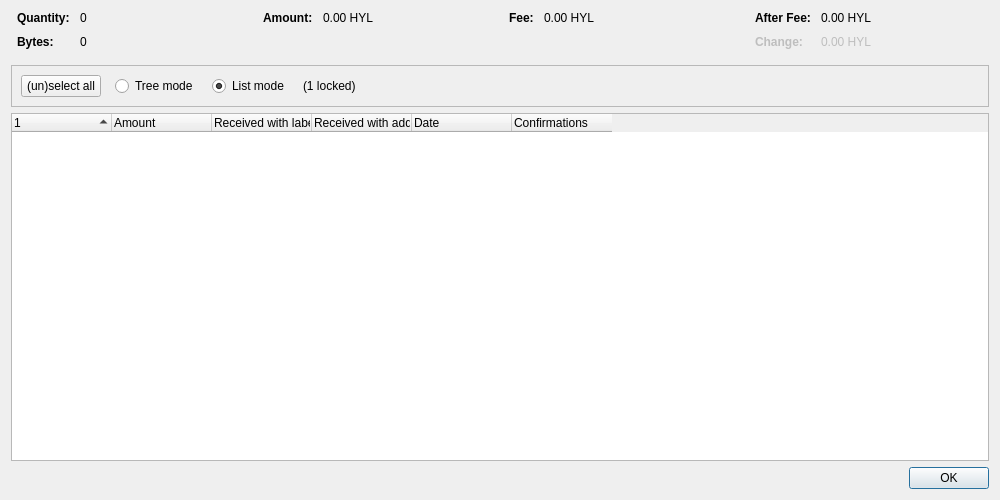
<?xml version="1.0" encoding="UTF-8"?>
<ui version="4.0">
 <class>CoinControlDialog</class>
 <widget class="QDialog" name="CoinControlDialog">
  <property name="geometry">
   <rect>
    <x>0</x>
    <y>0</y>
    <width>1000</width>
    <height>500</height>
   </rect>
  </property>
  <property name="windowTitle">
   <string>Coin Selection</string>
  </property>
  <layout class="QVBoxLayout" name="verticalLayout">
   <item>
    <layout class="QHBoxLayout" name="horizontalLayoutTop" stretch="0,0,0,0">
     <property name="topMargin">
      <number>0</number>
     </property>
     <property name="bottomMargin">
      <number>10</number>
     </property>
     <item>
      <layout class="QFormLayout" name="formLayoutCoinControl1">
       <property name="labelAlignment">
        <set>Qt::AlignLeft|Qt::AlignVCenter</set>
       </property>
       <property name="horizontalSpacing">
        <number>10</number>
       </property>
       <property name="verticalSpacing">
        <number>10</number>
       </property>
       <property name="leftMargin">
        <number>6</number>
       </property>
       <property name="rightMargin">
        <number>6</number>
       </property>
       <item row="0" column="0">
        <widget class="QLabel" name="labelCoinControlQuantityText">
         <property name="font">
          <font>
           <weight>75</weight>
           <bold>true</bold>
          </font>
         </property>
         <property name="text">
          <string>Quantity:</string>
         </property>
        </widget>
       </item>
       <item row="0" column="1">
        <widget class="QLabel" name="labelCoinControlQuantity">
         <property name="cursor">
          <cursorShape>IBeamCursor</cursorShape>
         </property>
         <property name="contextMenuPolicy">
          <enum>Qt::ActionsContextMenu</enum>
         </property>
         <property name="text">
          <string notr="true">0</string>
         </property>
         <property name="textInteractionFlags">
          <set>Qt::LinksAccessibleByMouse|Qt::TextSelectableByKeyboard|Qt::TextSelectableByMouse</set>
         </property>
        </widget>
       </item>
       <item row="1" column="0">
        <widget class="QLabel" name="labelCoinControlBytesText">
         <property name="font">
          <font>
           <weight>75</weight>
           <bold>true</bold>
          </font>
         </property>
         <property name="text">
          <string>Bytes:</string>
         </property>
        </widget>
       </item>
       <item row="1" column="1">
        <widget class="QLabel" name="labelCoinControlBytes">
         <property name="cursor">
          <cursorShape>IBeamCursor</cursorShape>
         </property>
         <property name="contextMenuPolicy">
          <enum>Qt::ActionsContextMenu</enum>
         </property>
         <property name="text">
          <string notr="true">0</string>
         </property>
         <property name="textInteractionFlags">
          <set>Qt::LinksAccessibleByMouse|Qt::TextSelectableByKeyboard|Qt::TextSelectableByMouse</set>
         </property>
        </widget>
       </item>
      </layout>
     </item>
     <item>
      <layout class="QFormLayout" name="formLayoutCoinControl2">
       <property name="horizontalSpacing">
        <number>10</number>
       </property>
       <property name="verticalSpacing">
        <number>10</number>
       </property>
       <property name="leftMargin">
        <number>6</number>
       </property>
       <property name="rightMargin">
        <number>6</number>
       </property>
       <item row="0" column="0">
        <widget class="QLabel" name="labelCoinControlAmountText">
         <property name="font">
          <font>
           <weight>75</weight>
           <bold>true</bold>
          </font>
         </property>
         <property name="text">
          <string>Amount:</string>
         </property>
        </widget>
       </item>
       <item row="0" column="1">
        <widget class="QLabel" name="labelCoinControlAmount">
         <property name="cursor">
          <cursorShape>IBeamCursor</cursorShape>
         </property>
         <property name="contextMenuPolicy">
          <enum>Qt::ActionsContextMenu</enum>
         </property>
         <property name="text">
          <string notr="true">0.00 HYL</string>
         </property>
         <property name="textInteractionFlags">
          <set>Qt::LinksAccessibleByMouse|Qt::TextSelectableByKeyboard|Qt::TextSelectableByMouse</set>
         </property>
        </widget>
       </item>
      </layout>
     </item>
     <item>
      <layout class="QFormLayout" name="formLayoutCoinControl3">
       <property name="horizontalSpacing">
        <number>10</number>
       </property>
       <property name="verticalSpacing">
        <number>10</number>
       </property>
       <property name="leftMargin">
        <number>6</number>
       </property>
       <property name="rightMargin">
        <number>6</number>
       </property>
       <item row="0" column="0">
        <widget class="QLabel" name="labelCoinControlFeeText">
         <property name="font">
          <font>
           <weight>75</weight>
           <bold>true</bold>
          </font>
         </property>
         <property name="text">
          <string>Fee:</string>
         </property>
        </widget>
       </item>
       <item row="0" column="1">
        <widget class="QLabel" name="labelCoinControlFee">
         <property name="cursor">
          <cursorShape>IBeamCursor</cursorShape>
         </property>
         <property name="contextMenuPolicy">
          <enum>Qt::ActionsContextMenu</enum>
         </property>
         <property name="text">
          <string notr="true">0.00 HYL</string>
         </property>
         <property name="textInteractionFlags">
          <set>Qt::LinksAccessibleByMouse|Qt::TextSelectableByKeyboard|Qt::TextSelectableByMouse</set>
         </property>
        </widget>
       </item>
      </layout>
     </item>
     <item>
      <layout class="QFormLayout" name="formLayoutCoinControl4">
       <property name="labelAlignment">
        <set>Qt::AlignLeft|Qt::AlignVCenter</set>
       </property>
       <property name="horizontalSpacing">
        <number>10</number>
       </property>
       <property name="verticalSpacing">
        <number>10</number>
       </property>
       <property name="leftMargin">
        <number>6</number>
       </property>
       <property name="rightMargin">
        <number>6</number>
       </property>
       <item row="0" column="0">
        <widget class="QLabel" name="labelCoinControlAfterFeeText">
         <property name="font">
          <font>
           <weight>75</weight>
           <bold>true</bold>
          </font>
         </property>
         <property name="text">
          <string>After Fee:</string>
         </property>
        </widget>
       </item>
       <item row="0" column="1">
        <widget class="QLabel" name="labelCoinControlAfterFee">
         <property name="cursor">
          <cursorShape>IBeamCursor</cursorShape>
         </property>
         <property name="contextMenuPolicy">
          <enum>Qt::ActionsContextMenu</enum>
         </property>
         <property name="text">
          <string notr="true">0.00 HYL</string>
         </property>
         <property name="textInteractionFlags">
          <set>Qt::LinksAccessibleByMouse|Qt::TextSelectableByKeyboard|Qt::TextSelectableByMouse</set>
         </property>
        </widget>
       </item>
       <item row="1" column="0">
        <widget class="QLabel" name="labelCoinControlChangeText">
         <property name="enabled">
          <bool>false</bool>
         </property>
         <property name="font">
          <font>
           <weight>75</weight>
           <bold>true</bold>
          </font>
         </property>
         <property name="text">
          <string>Change:</string>
         </property>
        </widget>
       </item>
       <item row="1" column="1">
        <widget class="QLabel" name="labelCoinControlChange">
         <property name="enabled">
          <bool>false</bool>
         </property>
         <property name="cursor">
          <cursorShape>IBeamCursor</cursorShape>
         </property>
         <property name="contextMenuPolicy">
          <enum>Qt::ActionsContextMenu</enum>
         </property>
         <property name="text">
          <string notr="true">0.00 HYL</string>
         </property>
         <property name="textInteractionFlags">
          <set>Qt::LinksAccessibleByMouse|Qt::TextSelectableByKeyboard|Qt::TextSelectableByMouse</set>
         </property>
        </widget>
       </item>
      </layout>
     </item>
    </layout>
   </item>
   <item>
    <widget class="QFrame" name="frame">
     <property name="minimumSize">
      <size>
       <width>0</width>
       <height>40</height>
      </size>
     </property>
     <property name="frameShape">
      <enum>QFrame::StyledPanel</enum>
     </property>
     <property name="frameShadow">
      <enum>QFrame::Sunken</enum>
     </property>
     <layout class="QHBoxLayout" name="horizontalLayout">
      <item>
       <layout class="QHBoxLayout" name="horizontalLayoutPanel" stretch="0,0,0,0,0">
        <property name="spacing">
         <number>14</number>
        </property>
        <item>
         <widget class="QPushButton" name="pushButtonSelectAll">
          <property name="sizePolicy">
           <sizepolicy hsizetype="Maximum" vsizetype="Fixed">
            <horstretch>0</horstretch>
            <verstretch>0</verstretch>
           </sizepolicy>
          </property>
          <property name="text">
           <string>(un)select all</string>
          </property>
          <property name="autoDefault">
           <bool>false</bool>
          </property>
         </widget>
        </item>
        <item>
         <widget class="QRadioButton" name="radioTreeMode">
          <property name="sizePolicy">
           <sizepolicy hsizetype="Maximum" vsizetype="Fixed">
            <horstretch>0</horstretch>
            <verstretch>0</verstretch>
           </sizepolicy>
          </property>
          <property name="text">
           <string>Tree mode</string>
          </property>
         </widget>
        </item>
        <item>
         <widget class="QRadioButton" name="radioListMode">
          <property name="sizePolicy">
           <sizepolicy hsizetype="Maximum" vsizetype="Fixed">
            <horstretch>0</horstretch>
            <verstretch>0</verstretch>
           </sizepolicy>
          </property>
          <property name="text">
           <string>List mode</string>
          </property>
          <property name="checked">
           <bool>true</bool>
          </property>
         </widget>
        </item>
        <item>
         <widget class="QLabel" name="labelLocked">
          <property name="text">
           <string notr="true">(1 locked)</string>
          </property>
         </widget>
        </item>
        <item>
         <spacer name="horizontalSpacer">
          <property name="orientation">
           <enum>Qt::Horizontal</enum>
          </property>
          <property name="sizeHint" stdset="0">
           <size>
            <width>40</width>
            <height>20</height>
           </size>
          </property>
         </spacer>
        </item>
       </layout>
      </item>
     </layout>
    </widget>
   </item>
   <item>
    <widget class="CoinControlTreeWidget" name="treeWidget">
     <property name="contextMenuPolicy">
      <enum>Qt::CustomContextMenu</enum>
     </property>
     <property name="sortingEnabled">
      <bool>false</bool>
     </property>
     <property name="columnCount">
      <number>6</number>
     </property>
     <attribute name="headerShowSortIndicator" stdset="0">
      <bool>true</bool>
     </attribute>
     <attribute name="headerStretchLastSection">
      <bool>false</bool>
     </attribute>
     <column>
      <property name="text">
       <string/>
      </property>
     </column>
     <column>
      <property name="text">
       <string>Amount</string>
      </property>
     </column>
     <column>
      <property name="text">
       <string>Received with label</string>
      </property>
     </column>
     <column>
      <property name="text">
       <string>Received with address</string>
      </property>
     </column>
     <column>
      <property name="text">
       <string>Date</string>
      </property>
     </column>
     <column>
      <property name="text">
       <string>Confirmations</string>
      </property>
      <property name="toolTip">
       <string>Confirmed</string>
      </property>
     </column>
     <column>
      <property name="text">
       <string/>
      </property>
     </column>
     <column>
      <property name="text">
       <string/>
      </property>
     </column>
     <column>
      <property name="text">
       <string/>
      </property>
     </column>
     <column>
      <property name="text">
       <string/>
      </property>
     </column>
    </widget>
   </item>
   <item>
    <widget class="QDialogButtonBox" name="buttonBox">
     <property name="orientation">
      <enum>Qt::Horizontal</enum>
     </property>
     <property name="standardButtons">
      <set>QDialogButtonBox::Ok</set>
     </property>
    </widget>
   </item>
  </layout>
 </widget>
 <customwidgets>
  <customwidget>
   <class>CoinControlTreeWidget</class>
   <extends>QTreeWidget</extends>
   <header>qt/coincontroltreewidget.h</header>
  </customwidget>
 </customwidgets>
 <resources/>
 <connections/>
</ui>
